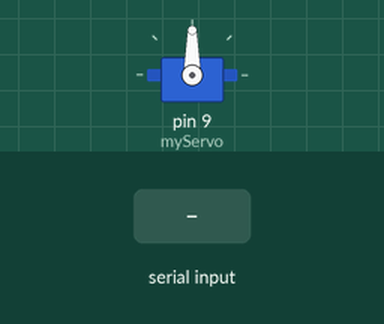
Bench run of a sketch on a simulated Arduino Uno, built with avr-gcc and run on an emulated ATmega328P. Shown: servo. The inputs (shaded band) are chosen by the test bench.

Above: at 1.2 s.
1.3 s: "90,45\n" received over Serial
At 2.4 s:
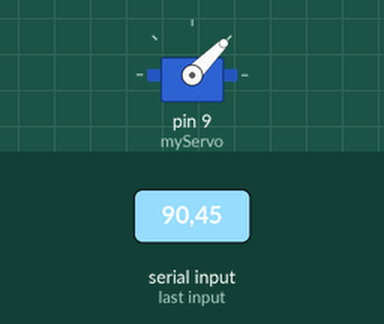
2.8 s: "30,150\n" received over Serial
At 3.6 s:
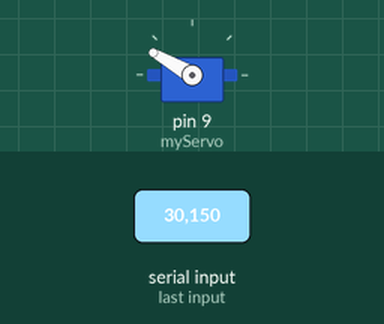
4.3 s: "5\n" received over Serial
At 4.6 s:
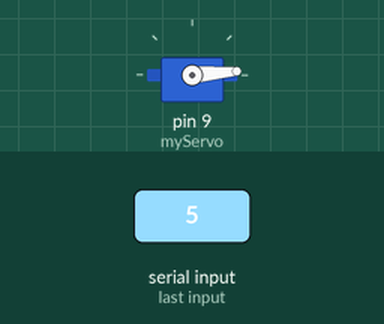
5.8 s: "90\n" received over Serial
At 7.0 s:
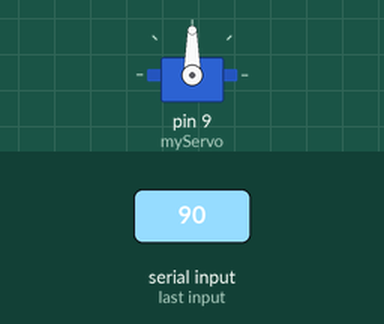
Timing chart, 0 to 8.3 s (numbered marks = the images above; inputs shaded):
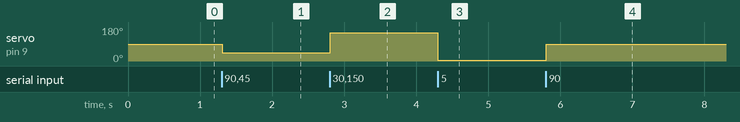

The sketch:

ais_arduino_step_motor_joy_command_receiver.ino
```cpp
#include <Servo.h>

Servo myServo;
int current_position = 90; // Start at neutral position

void setup()
{
    Serial.begin(9600);       // Start serial communication
    myServo.attach(9);        // Attach the servo to pin 9
    myServo.write(current_position); // Set initial position

}

void loop()
{
    if (Serial.available() > 0)
    {
        int new_position = Serial.parseInt(); // Read the new position from serial input
        if (new_position > 0 && new_position <= 180)
        {
            current_position = new_position;  // Update servo position
            myServo.write(current_position);  // Move the servo
        }
    }
}
```

Measured:
- after the input at 1.3 s, servo on pin 9 (myServo): 90° → 45° at once
- after the input at 2.8 s, servo on pin 9 (myServo): 45° → 150° at once
- after the input at 4.3 s, servo on pin 9 (myServo): 150° → 5° at once
- after the input at 5.8 s, servo on pin 9 (myServo): 5° → 90° at once
